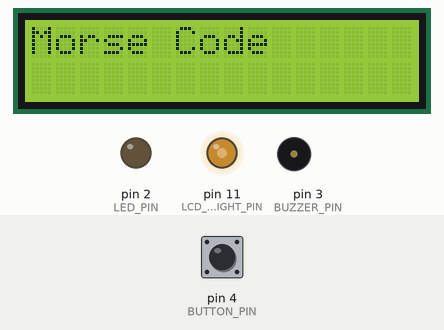
Recording of a program running on a simulated Arduino Mega 2560, built with avr-gcc and run on an emulated ATmega2560. On the bench: 16×2 character LCD, output pins drawn as LEDs (lit = HIGH), buzzer (waves = sounding). Inputs (shaded band) come from the test bench; at power-on: pin 4 (BUTTON_PIN) HIGH.

Above: at 1.2 s.
1.3 s: pin 4 (BUTTON_PIN) pulled LOW for 0.15 s
At 3.5 s:
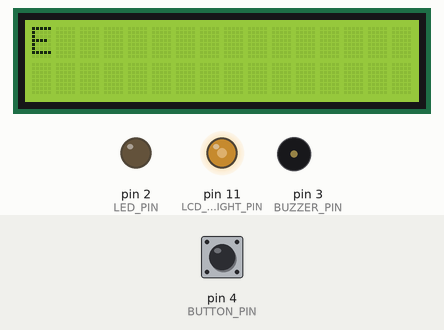
3.9 s: pin 4 (BUTTON_PIN) pulled LOW for 0.15 s
At 5.5 s:
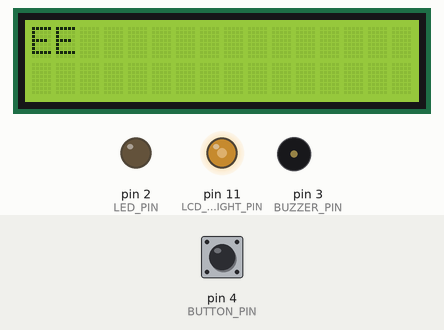
6.5 s: pin 4 (BUTTON_PIN) pulled LOW for 0.15 s
At 8.8 s:
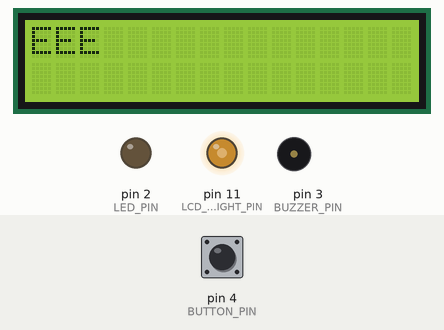
9.1 s: pin 4 (BUTTON_PIN) pulled LOW for 0.15 s
At 10.8 s:
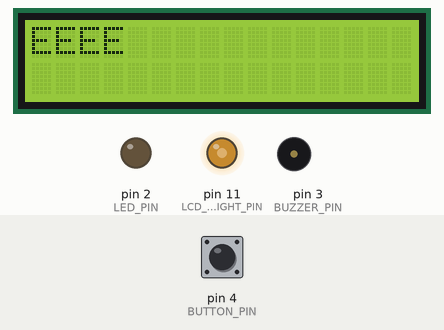
11.7 s: pin 4 (BUTTON_PIN) pulled LOW for 0.15 s
At 13.7 s:
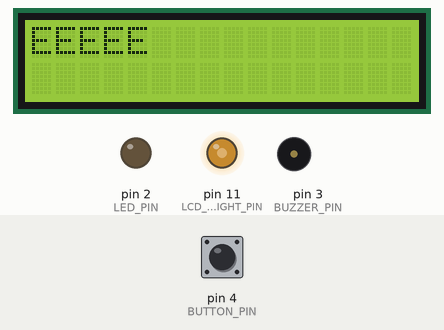
14.3 s: pin 4 (BUTTON_PIN) pulled LOW for 0.15 s
At 16.9 s:
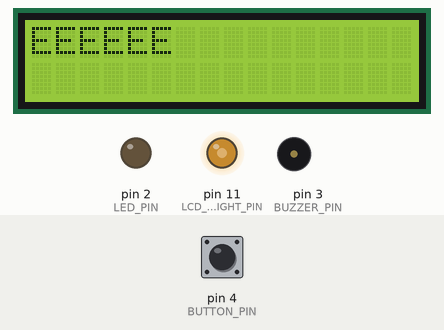
Timing chart, 0 to 17.9 s (numbered marks = the images above; inputs shaded):
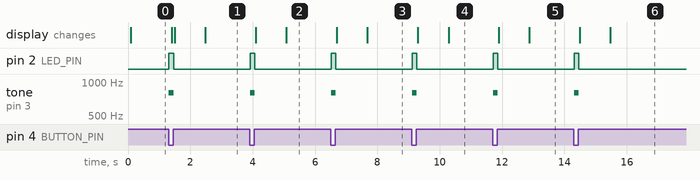

The program:

main.cpp
```cpp
#include <Arduino.h>
#include <LiquidCrystal.h>

#include "app_config.h"
#include "app_state.h"
#include "lcd_ui.h"
#include "app_logic.h"
#include "morse_decoder.h"

void setup();
void loop();


/* ===================== LCD (16x2) ===================== */
LiquidCrystal lcd(LCD_RS, LCD_E, LCD_D4, LCD_D5, LCD_D6, LCD_D7);

const int backlightPin = LCD_BACKLIGHT_PIN;

// LED
const int ledPin = LED_PIN;
int ledState = LOW;
int prevLedState = LOW;

// Buzzer + Button
const int buzzerPin = BUZZER_PIN;
const int buttonPin = BUTTON_PIN;

// Button
int buttonState;

// Duration
unsigned long startTime = 0;
unsigned long stopTime = 0;
unsigned long breakDuration = 0;

// Current letter store
String currentLetter = "";

// print
bool isPressed = false;
bool printed = false;
int hasStart = 0;

// digit shifting
int digit = 0;
int row = 0;

int startCol = 0;
int startRow = 0;
bool hasLetterStart = false;
int symbolCount = 0;

void setup() {
  lcd.begin(LCD_COLS, LCD_ROWS);
  analogWrite(backlightPin, LCD_BACKLIGHT_PWM);
  pinMode(buttonPin, INPUT_PULLUP);
  pinMode(ledPin, OUTPUT);
  pinMode(buzzerPin, OUTPUT);

  Serial.begin(9600);
  delay(10);

  lcd.clear();
  lcd.print("Morse Code");
}

void loop() {
  buttonState = digitalRead(buttonPin);
  ledState = digitalRead(ledPin);

  // Clear screen when start
  while (hasStart == 1) {
    delay(100);
    lcd.clear();
    hasStart++;
  }
  if (buttonState == LOW) {
    hasStart++;
  }

  // Print symbols
  if (buttonState == HIGH) {
    delay(10);
    checkState();
    digitalWrite(ledPin, LOW);
    noTone(buzzerPin);
  } else {
    delay(10);
    checkState();
    digitalWrite(ledPin, HIGH);
    tone(buzzerPin, 800);
  }

  // Determine the time to print characters
  if (buttonState == LOW && isPressed) {
    isPressed = false;
  } else if (buttonState == HIGH && !isPressed) {
    isPressed = true;
    printed = false;
    breakDuration = millis();
  }

  if (buttonState == HIGH && isPressed && hasStart > 1) {
    unsigned long heldTime = millis() - breakDuration;
    if (heldTime >= 1000 && !printed) {
      delay(10);
      updateScreen();
      printed = true;
    }
  }
}
```

app_logic.h
```cpp
#pragma once

void checkState();
void updateScreen();
```

app_state.h
```cpp
#pragma once
#include <Arduino.h>
#include <LiquidCrystal.h>

extern LiquidCrystal lcd;

extern const int backlightPin;

extern const int ledPin;
extern int ledState;
extern int prevLedState;

extern const int buzzerPin;
extern const int buttonPin;

extern int buttonState;

extern unsigned long startTime;
extern unsigned long stopTime;
extern unsigned long breakDuration;

extern String currentLetter;

extern bool isPressed;
extern bool printed;
extern int hasStart;

extern int digit;
extern int row;

extern int startCol;
extern int startRow;
extern bool hasLetterStart;
extern int symbolCount;
```

morse_decoder.h
```cpp
#pragma once
#include <Arduino.h>

char decodeMorse(String code);
```

app_logic.cpp
```cpp
#include <Arduino.h>

#include "app_config.h"
#include "app_state.h"
#include "lcd_ui.h"
#include "app_logic.h"
#include "morse_decoder.h"

// Check led state & print symbol
void checkState() {
  if (ledState != prevLedState) {
    if (ledState == HIGH) {
      delay(10);
      startTime = millis();
    } else {
      delay(10);
      stopTime = millis();
      unsigned long duration = stopTime - startTime;

      lcd.setCursor(digit, row);

      if (!hasLetterStart) {
        startCol = digit;
        startRow = row;
        hasLetterStart = true;
        symbolCount = 0;
      }

      if (duration < SHORT_BREAK_TIME_MS) {
        delay(10);
        lcd.print(".");
        currentLetter += ".";
        symbolCount++;
        advanceCursor(digit, row);
        lcd.setCursor(digit, row);
      } else if ((duration >= SHORT_BREAK_TIME_MS) && (duration < LONG_BREAK_TIME_MS)) {
        delay(10);
        lcd.print("-");
        currentLetter += "-";
        symbolCount++;
        advanceCursor(digit, row);
        lcd.setCursor(digit, row);
      }
    }
  }
  prevLedState = ledState;
}

void updateScreen() {
  if (!hasLetterStart || symbolCount == 0) return;

  eraseSymbols(startCol, startRow, symbolCount);

  lcd.setCursor(startCol, startRow);
  lcd.print(decodeMorse(currentLetter));

  digit = startCol;
  row = startRow;
  advanceCursor(digit, row);
  lcd.setCursor(digit, row);

  currentLetter = "";
  symbolCount = 0;
  hasLetterStart = false;
}
```

morse_decoder.cpp
```cpp
#include <Arduino.h>
#include "morse_decoder.h"

char decodeMorse(String code) {
  String morse[] = {".-", "-...", "-.-.", "-..", ".", "..-.", "--.", "....", "..",
                    ".---", "-.-", ".-..", "--", "-.", "---", ".--.", "--.-", ".-.",
                    "...", "-", "..-", "...-", ".--", "-..-", "-.--", "--.."};
  char letters[] = {'A','B','C','D','E','F','G','H','I','J','K','L','M',
                    'N','O','P','Q','R','S','T','U','V','W','X','Y','Z'};

  for (int i = 0; i < 26; i++) {
    if (code == morse[i]) return letters[i];
  }
  return '?';
}
```

app_config.h
```cpp
#pragma once

// ===================== Timing =====================
#define LONG_BREAK_TIME_MS   900
#define SHORT_BREAK_TIME_MS  200

// ===================== LCD (16x2) =====================
#define LCD_COLS 16
#define LCD_ROWS 2

// LCD pins
#define LCD_RS 5
#define LCD_E  6
#define LCD_D4 7
#define LCD_D5 8
#define LCD_D6 9
#define LCD_D7 10

#define LCD_BACKLIGHT_PIN 11
#define LCD_BACKLIGHT_PWM 128

// ===================== IO =====================
#define LED_PIN     2
#define BUZZER_PIN  3
#define BUTTON_PIN  4
```

lcd_ui.h
```cpp
#pragma once
#include <Arduino.h>

void advanceCursor(int &c, int &r);
void eraseSymbols(int startC, int startR, int count);
```

lcd_ui.cpp
```cpp
#include <Arduino.h>
#include "app_state.h"
#include "app_config.h"
#include "lcd_ui.h"

void advanceCursor(int &c, int &r) {
  c++;
  if (c >= LCD_COLS) {
    c = 0;
    r++;
    if (r > (LCD_ROWS - 1)) {
      r = 0;
      lcd.clear();
    }
  }
}

void eraseSymbols(int startC, int startR, int count) {
  int c = startC;
  int r = startR;
  for (int i = 0; i < count; i++) {
    lcd.setCursor(c, r);
    lcd.print(" ");
    advanceCursor(c, r);
  }
}
```

Measured:
- after the input at 1.3 s, pin 2 (LED_PIN): LOW → HIGH at once, → LOW 0.15 s later; tone on pin 3 (BUZZER_PIN): silent → 800 Hz at once, → silent 0.15 s later; the display: first changes after 0.11 s (image 1 shows a later state)
- after the input at 3.9 s, pin 2 (LED_PIN): LOW → HIGH at once, → LOW 0.15 s later; tone on pin 3 (BUZZER_PIN): silent → 800 Hz at once, → silent 0.15 s later; the display: first changes after 0.19 s (image 2 shows a later state)
- after the input at 6.5 s, pin 2 (LED_PIN): LOW → HIGH at once, → LOW 0.15 s later; tone on pin 3 (BUZZER_PIN): silent → 800 Hz at once, → silent 0.15 s later; the display: first changes after 0.20 s (image 3 shows a later state)
- after the input at 9.1 s, pin 2 (LED_PIN): LOW → HIGH at once, → LOW 0.15 s later; tone on pin 3 (BUZZER_PIN): silent → 800 Hz at once, → silent 0.15 s later; the display: first changes after 0.20 s (image 4 shows a later state)
- after the input at 11.7 s, pin 2 (LED_PIN): LOW → HIGH at once, → LOW 0.14 s later; tone on pin 3 (BUZZER_PIN): silent → 800 Hz at once, → silent 0.14 s later; the display: first changes after 0.19 s (image 5 shows a later state)
- after the input at 14.3 s, pin 2 (LED_PIN): LOW → HIGH at once, → LOW 0.15 s later; tone on pin 3 (BUZZER_PIN): silent → 800 Hz at once, → silent 0.15 s later; the display: first changes after 0.19 s (image 6 shows a later state)
